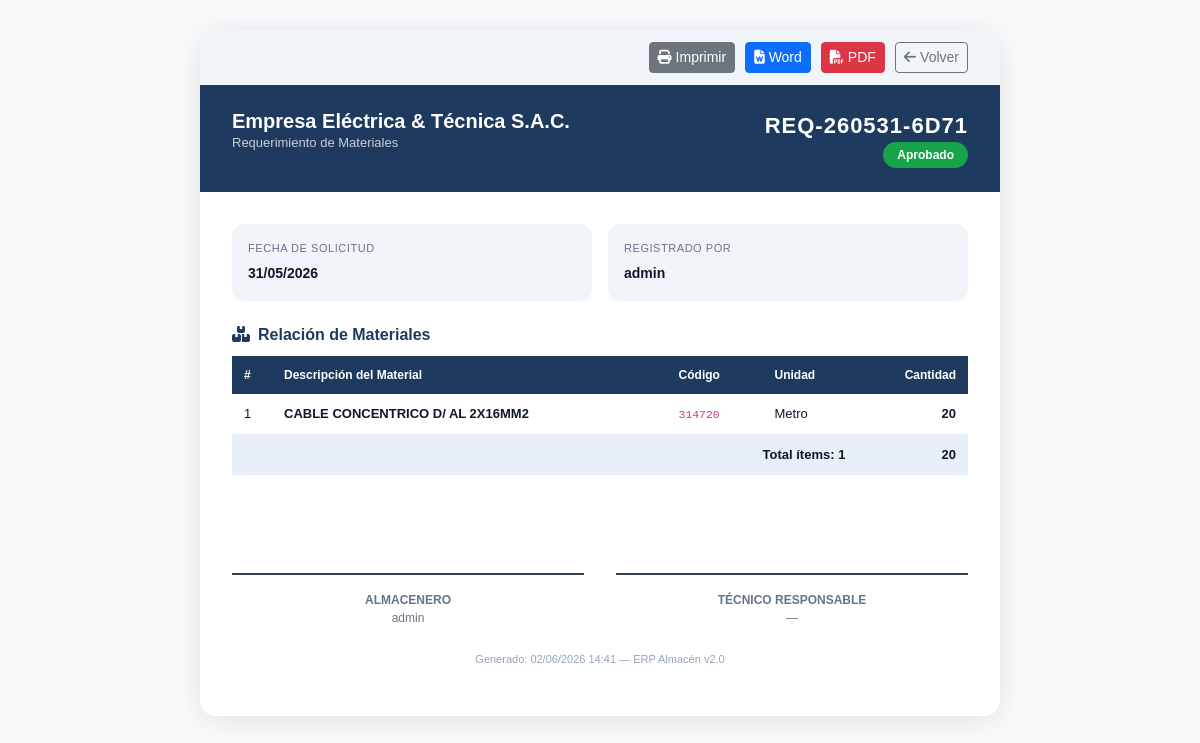
/pages/ver_requerimiento.php?id=26 (signed in), run on the app's committed database.
### tables this page shows
CREATE TABLE `requerimientos` (
  `id` int(11) NOT NULL,
  `codigo_req` varchar(50) DEFAULT NULL,
  `tipo_liq` enum('Instalaciones','Mantenimiento') NOT NULL DEFAULT 'Instalaciones',
  `fecha` date DEFAULT NULL,
  `estado` varchar(50) DEFAULT NULL,
  `material_id` int(11) DEFAULT NULL,
  `tecnico_id` int(11) DEFAULT NULL,
  `cantidad` int(11) DEFAULT NULL,
  `aprobado_por` varchar(50) DEFAULT NULL,
  `observacion` text DEFAULT NULL
);

CREATE TABLE `detalle_requerimiento` (
  `id` int(11) NOT NULL,
  `requerimiento_id` int(11) DEFAULT NULL,
  `material_id` int(11) DEFAULT NULL,
  `cantidad` int(11) DEFAULT NULL
);

CREATE TABLE `materiales` (
  `id` int(11) NOT NULL,
  `codigo` varchar(50) DEFAULT NULL,
  `codigo_electrosur` varchar(20) DEFAULT '',
  `nombre` varchar(150) DEFAULT NULL,
  `unidad` varchar(50) DEFAULT NULL,
  `stock` int(11) DEFAULT 0,
  `activo` tinyint(1) NOT NULL DEFAULT 1
);

### pages/ver_requerimiento.php (the view, shortened to what this page needs)
<?php
require_once __DIR__ . '/../includes/Conexion.php';
$id = intval($_GET['id'] ?? 0);
$stmt = $conn->prepare("
    SELECT r.*, COALESCE(t.nombre,'—') AS tecnico_nombre,
           COALESCE(t.dni,'') AS tecnico_dni,
           COALESCE(t.celular,'') AS tecnico_celular,
           COALESCE(t.cargo,'') AS tecnico_cargo,
           COALESCE(t.area,'') AS tecnico_area
    FROM requerimientos r
    LEFT JOIN tecnicos t ON t.id = r.tecnico_id
    WHERE r.id = ? LIMIT 1
");
$stmt->bind_param('i', $id);
$stmt->execute();
$req = $stmt->get_result()->fetch_assoc();
$detalles = $conn->query("
    SELECT d.cantidad, m.nombre, m.codigo, m.unidad
    FROM detalle_requerimiento d
    JOIN materiales m ON m.id = d.material_id
    WHERE d.requerimiento_id = $id
    ORDER BY m.nombre ASC
");
$est   = $req['estado'] ?? 'Pendiente';
$color = match($est) { 'Aprobado' => '#16a34a', 'Anulado' => '#dc2626', default => '#d97706' };
?>
<!DOCTYPE html>
<html lang="es">
<head>
    <link href="https://cdn.jsdelivr.net/npm/bootstrap@5.3.3/dist/css/bootstrap.min.css" rel="stylesheet">
    <link rel="stylesheet" href="https://cdnjs.cloudflare.com/ajax/libs/font-awesome/6.5.2/css/all.min.css">
</head>
<body>
<div class="doc-wrap">
    <div class="acciones-barra">
        <button onclick="window.print()" class="btn btn-secondary btn-sm">
            <i class="fa-solid fa-print me-1"></i>Imprimir
        </button>
        <a href="<?= BASE_URL ?>/exports/generar_word.php?id=<?= $id ?>" class="btn btn-primary btn-sm">
            <i class="fa-solid fa-file-word me-1"></i>Word
        </a>
        <a href="<?= BASE_URL ?>/exports/generar_pdf.php?id=<?= $id ?>" class="btn btn-danger btn-sm">
            <i class="fa-solid fa-file-pdf me-1"></i>PDF
        </a>
        <a href="<?= BASE_URL ?>/pages/requerimiento.php" class="btn btn-outline-secondary btn-sm">
            <i class="fa-solid fa-arrow-left me-1"></i>Volver
        </a>
    </div>
    <div class="doc-header">
        <div class="d-flex justify-content-between align-items-start">
            <div>
                <h1><?= APP_EMPRESA ?></h1>
                <p>Requerimiento de Materiales</p>
            </div>
            <div style="text-align:right;">
                <div style="font-size:22px;font-weight:800;letter-spacing:1px;">
                    <?= htmlspecialchars($req['codigo_req'] ?? 'REQ-'.$id) ?>
                </div>
                <span class="badge-estado" style="background:<?= $color ?>;"><?= $est ?></span>
            </div>
        </div>
    </div>
    <div class="doc-body">
        <div class="info-grid">
            <div class="info-block">
                <label>Fecha de solicitud</label>
                <span><?= $req['fecha'] ? date('d/m/Y', strtotime($req['fecha'])) : '—' ?></span>
            </div>
            <div class="info-block">
                <label>Registrado por</label>
                <span><?= htmlspecialchars($req['aprobado_por'] ?? '—') ?></span>
            </div>
        </div>
        <h6 style="font-weight:700;margin-bottom:12px;color:#1e3a5f;">
            <i class="fa-solid fa-boxes-stacked me-2"></i>Relación de Materiales
        </h6>
        <table class="req-table">
            <thead>
                <tr>
                    <th style="width:40px;">#</th>
                    <th>Descripción del Material</th>
                    <th>Código</th>
                    <th>Unidad</th>
                    <th style="text-align:right;">Cantidad</th>
                </tr>
            </thead>
            <tbody>
            <?php $n=1; $total=0; while ($d = $detalles->fetch_assoc()): $total+=$d['cantidad']; ?>
            <tr>
                <td><?= $n++ ?></td>
                <td><strong><?= htmlspecialchars($d['nombre']) ?></strong></td>
                <td><code><?= htmlspecialchars($d['codigo'] ?? '—') ?></code></td>
                <td><?= htmlspecialchars($d['unidad']) ?></td>
                <td style="text-align:right;font-weight:700;"><?= $d['cantidad'] ?></td>
            </tr>
            <?php endwhile; ?>
            </tbody>
            <tfoot>
                <tr>
                    <td colspan="4" style="text-align:right;">Total ítems: <?= $n-1 ?></td>
                    <td style="text-align:right;"><?= $total ?></td>
                </tr>
            </tfoot>
        </table>
        <div class="firma-area">
            <div class="firma-box">
                <div style="height:50px;"></div>
                <div class="firma-line"></div>
                <p><strong>ALMACENERO</strong></p>
                <p><?= htmlspecialchars($req['aprobado_por'] ?? '') ?></p>
            </div>
            <div class="firma-box">
                <div style="height:50px;"></div>
                <div class="firma-line"></div>
                <p><strong>TÉCNICO RESPONSABLE</strong></p>
                <p><?= htmlspecialchars($req['tecnico_nombre']) ?></p>
            </div>
        </div>
        <p style="text-align:center;font-size:11px;color:#94a3b8;margin-top:24px;">
            Generado: <?= date('d/m/Y H:i') ?> — <?= APP_NAME ?> v<?= APP_VERSION ?>
        </p>
    </div>
</div>
</body>
</html>

### pages/ver_requerimiento.php (style rules this page uses)
body { font-family:'Tahoma',sans-serif; background:#f8fafc; color:#0f172a; }
.doc-wrap { max-width:800px; margin:30px auto; background:white; border-radius:16px; box-shadow:0 4px 30px rgba(0,0,0,0.1); overflow:hidden; }
.doc-header { background:#1e3a5f; color:white; padding:24px 32px; }
.doc-header h1 { font-size:20px; font-weight:700; margin:0; }
.doc-header p { margin:0; opacity:.75; font-size:13px; }
.doc-body { padding:32px; }
.badge-estado { display:inline-block; padding:4px 14px; border-radius:20px; font-size:12px; font-weight:700; color:white; }
.info-grid { display:grid; grid-template-columns:1fr 1fr; gap:16px; margin-bottom:24px; }
.info-block { background:#f1f5f9; border-radius:12px; padding:16px; }
.info-block label { font-size:11px; color:#64748b; text-transform:uppercase; letter-spacing:.05em; display:block; margin-bottom:4px; }
.info-block span { font-weight:600; font-size:14px; }
table.req-table { width:100%; border-collapse:collapse; margin-top:8px; }
table.req-table thead tr { background:#1e3a5f; color:white; }
table.req-table th { padding:10px 12px; font-size:12px; text-align:left; font-weight:600; }
table.req-table td { padding:10px 12px; font-size:13px; border-bottom:1px solid #e2e8f0; }
table.req-table tfoot td { background:#e9eff7; font-weight:700; }
.firma-area { margin-top:48px; display:grid; grid-template-columns:1fr 1fr; gap:32px; }
.firma-box { text-align:center; }
.firma-line { border-top:2px solid #334155; margin-bottom:8px; padding-top:8px; }
.firma-box p { font-size:12px; color:#64748b; margin:0; }
.acciones-barra { background:#f1f5f9; padding:12px 32px; display:flex; gap:10px; justify-content:flex-end; }

### data on the page
requerimientos: codigo_req "REQ-260531-6D71", estado "Aprobado", fecha "31/05/2026", aprobado_por "admin"
detalle_requerimiento: material.nombre "CABLE CONCENTRICO D/ AL 2X16MM2", material.codigo "314720", material.unidad "Metro", cantidad "20"

### other printed values
APP_EMPRESA "Empresa Eléctrica & Técnica S.A.C."
$n-1 "1"
$total "20"
$req['tecnico_nombre'] "—"
APP_NAME "ERP Almacén"
APP_VERSION "2.0"
